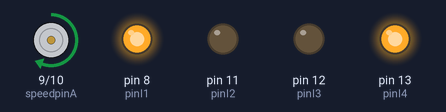
The sketch below on a simulated Arduino Uno, built with avr-gcc and run on an emulated ATmega328P. On the bench: motor-driver pin pairs drawn as motors (green arrow = first pin HIGH = forward, orange = second pin HIGH = backward, longer = more drive), output pins drawn as LEDs (lit = HIGH).

Above: at 0.1 s.
At 17.1 s:
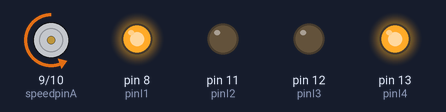
At 39.9 s:
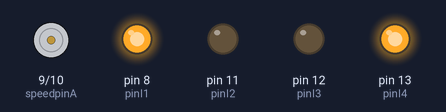
Timing chart, 0 to 40.0 s (numbered marks = the images above):
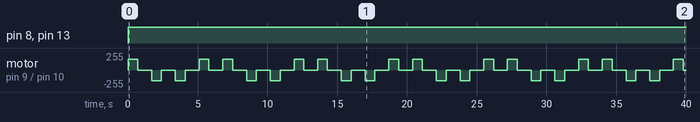

Measured:
- by itself, pin 8 (pinI1), pin 13 (pinI4): LOW → HIGH at 0.00 s
- by itself, motor on pin 9 (speedpinA) / pin 10 (speedpinB): repeats every 6.8 s: 2 × (stopped 1.0 s, backward 160/255 0.70 s), 2 × (stopped 1.0 s, forward 160/255 0.70 s)

The sketch:

infinity_robot.ino
```cpp
// (licence header left out)
int pinI1=8;//define I1 interface
int pinI2=11;//define I2 interface
int speedpinA=9;//enable motor A


int pinI3=12;//define I3 interface
int pinI4=13;//define I4 interface
int speedpinB=10;//enable motor B


int spead =  130;//define the spead of motor
int speed_1= 123;
int speed_2= 0;
int speed_3= 160;

void setup()
{
  pinMode(pinI1,OUTPUT);
  pinMode(pinI2,OUTPUT);
  pinMode(speedpinA,OUTPUT);
  pinMode(pinI3,OUTPUT);
  pinMode(pinI4,OUTPUT);
  pinMode(speedpinB,OUTPUT);
}

void forward()
{
     analogWrite(speedpinA,spead);//input a simulation value to set the speed
     analogWrite(speedpinB,spead);
     digitalWrite(pinI4,HIGH);//turn DC Motor B move clockwise
     digitalWrite(pinI3,LOW);
     digitalWrite(pinI2,LOW);//turn DC Motor A move anticlockwise
     digitalWrite(pinI1,HIGH);
}
void backward()//
{
     analogWrite(speedpinA,spead);//input a simulation value to set the speed
     analogWrite(speedpinB,spead);
     digitalWrite(pinI4,LOW);//turn DC Motor B move anticlockwise
     digitalWrite(pinI3,HIGH);
     digitalWrite(pinI2,HIGH);//turn DC Motor A move clockwise
     digitalWrite(pinI1,LOW);
}
void left()//
{
     analogWrite(speedpinA,spead);//input a simulation value to set the speed
     analogWrite(speedpinB,spead);
     digitalWrite(pinI4,HIGH);//turn DC Motor B move clockwise
     digitalWrite(pinI3,LOW);
     digitalWrite(pinI2,HIGH);//turn DC Motor A move clockwise
     digitalWrite(pinI1,LOW);
}
void right()//
{
     analogWrite(speedpinA,speed_1);//input a simulation value to set the speed
     analogWrite(speedpinB,speed_2);
     digitalWrite(pinI4,LOW);//turn DC Motor B move anticlockwise
     digitalWrite(pinI3,HIGH);
     digitalWrite(pinI2,LOW);//turn DC Motor A move clockwise
     digitalWrite(pinI1,HIGH);
}
void arc_circle()//
{
     analogWrite(speedpinA,speed_3);//input a simulation value to set the speed
     analogWrite(speedpinB,speed_2);
     digitalWrite(pinI4,HIGH);//turn DC Motor B move anticlockwise
     digitalWrite(pinI3,LOW);
     digitalWrite(pinI2,LOW);//turn DC Motor A move clockwise
     digitalWrite(pinI1,HIGH);
}
void arc_circle_right()//
{
     analogWrite(speedpinA,speed_2);//input a simulation value to set the speed
     analogWrite(speedpinB,speed_3);
     digitalWrite(pinI4,1);//turn DC Motor B move anticlockwise
     digitalWrite(pinI3,0);
     digitalWrite(pinI2,0);//turn DC Motor A move clockwise
     digitalWrite(pinI1,1);
}
void stop()//
{
     digitalWrite(speedpinA,LOW);// Unenble the pin, to stop the motor. this should be done to avid damaging the motor.
     digitalWrite(speedpinB,LOW);
     delay(1000);

}

void loop()
{
arc_circle();
delay(700);
stop();
arc_circle_right();
delay(700);
stop();
arc_circle_right();
delay(700);
stop();
arc_circle();
delay(700);
stop();
}
```
